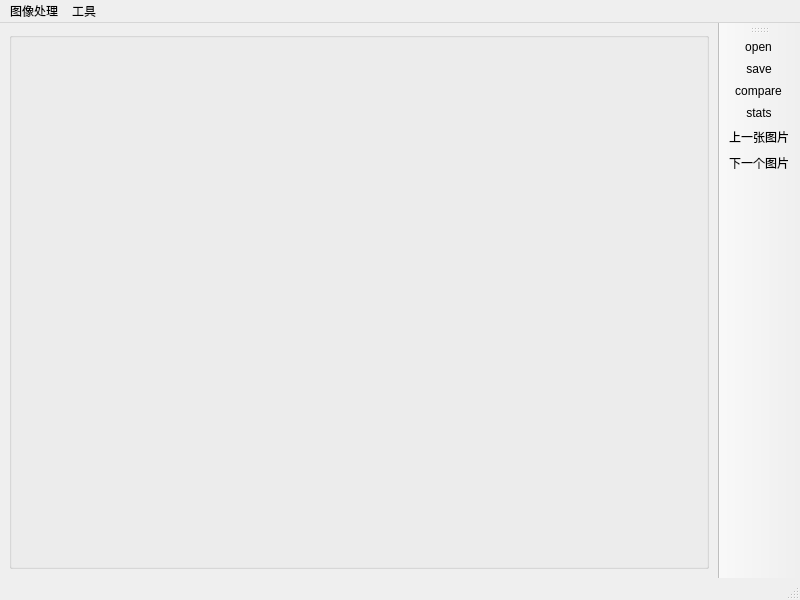
<?xml version="1.0" encoding="UTF-8"?>
<ui version="4.0">
 <class>ImageEditor</class>
 <widget class="QMainWindow" name="ImageEditor">
  <property name="geometry">
   <rect>
    <x>0</x>
    <y>0</y>
    <width>800</width>
    <height>600</height>
   </rect>
  </property>
  <property name="windowTitle">
   <string>图片处理工具</string>
  </property>
  <property name="windowIcon">
   <iconset resource="../../../components/resource.qrc">
    <normaloff>:/tool_icon/resource/main.png</normaloff>:/tool_icon/resource/main.png</iconset>
  </property>
  <property name="toolTip">
   <string/>
  </property>
  <property name="toolTipDuration">
   <number>-1</number>
  </property>
  <property name="animated">
   <bool>true</bool>
  </property>
  <property name="dockOptions">
   <set>QMainWindow::AllowTabbedDocks|QMainWindow::AnimatedDocks|QMainWindow::GroupedDragging|QMainWindow::VerticalTabs</set>
  </property>
  <widget class="QWidget" name="centralwidget">
   <layout class="QGridLayout" name="gridLayout_2">
    <item row="0" column="0">
     <widget class="QGroupBox" name="photo_title">
      <property name="title">
       <string/>
      </property>
      <layout class="QGridLayout" name="gridLayout_3">
       <item row="0" column="0">
        <layout class="QGridLayout" name="gridLayout"/>
       </item>
      </layout>
     </widget>
    </item>
   </layout>
  </widget>
  <widget class="QMenuBar" name="menubar">
   <property name="geometry">
    <rect>
     <x>0</x>
     <y>0</y>
     <width>800</width>
     <height>23</height>
    </rect>
   </property>
   <widget class="QMenu" name="menu_2">
    <property name="title">
     <string>图像处理</string>
    </property>
    <widget class="QMenu" name="blur">
     <property name="title">
      <string>滤波</string>
     </property>
     <addaction name="boxblur"/>
     <addaction name="guassian"/>
     <addaction name="medianblur"/>
     <addaction name="bilateralblur"/>
    </widget>
    <addaction name="blur"/>
   </widget>
   <widget class="QMenu" name="menu_3">
    <property name="title">
     <string>工具</string>
    </property>
    <addaction name="watermark"/>
   </widget>
   <addaction name="menu_2"/>
   <addaction name="menu_3"/>
  </widget>
  <widget class="QStatusBar" name="statusBar">
   <property name="mouseTracking">
    <bool>true</bool>
   </property>
  </widget>
  <widget class="QToolBar" name="toolBar">
   <property name="sizePolicy">
    <sizepolicy hsizetype="Fixed" vsizetype="Preferred">
     <horstretch>0</horstretch>
     <verstretch>0</verstretch>
    </sizepolicy>
   </property>
   <property name="windowTitle">
    <string>toolBar_2</string>
   </property>
   <property name="allowedAreas">
    <set>Qt::AllToolBarAreas</set>
   </property>
   <property name="orientation">
    <enum>Qt::Vertical</enum>
   </property>
   <attribute name="toolBarArea">
    <enum>RightToolBarArea</enum>
   </attribute>
   <attribute name="toolBarBreak">
    <bool>false</bool>
   </attribute>
   <addaction name="openimage"/>
   <addaction name="saveimage"/>
   <addaction name="compareimage"/>
   <addaction name="actionstats"/>
   <addaction name="prephoto"/>
   <addaction name="nextphoto"/>
  </widget>
  <action name="historgram">
   <property name="text">
    <string>直方图</string>
   </property>
  </action>
  <action name="statics">
   <property name="checkable">
    <bool>true</bool>
   </property>
   <property name="text">
    <string>统计信息</string>
   </property>
  </action>
  <action name="boxblur">
   <property name="text">
    <string>方框滤波</string>
   </property>
  </action>
  <action name="guassian">
   <property name="text">
    <string>高斯滤波</string>
   </property>
  </action>
  <action name="saveimage">
   <property name="icon">
    <iconset resource="../../../components/resource.qrc">
     <normaloff>:/tool_icon/resource/save_icon.png</normaloff>:/tool_icon/resource/save_icon.png</iconset>
   </property>
   <property name="text">
    <string>save</string>
   </property>
   <property name="shortcut">
    <string>Ctrl+S</string>
   </property>
  </action>
  <action name="medianblur">
   <property name="text">
    <string>中值滤波</string>
   </property>
   <property name="shortcutContext">
    <enum>Qt::WindowShortcut</enum>
   </property>
  </action>
  <action name="bilateralblur">
   <property name="text">
    <string>双边滤波</string>
   </property>
  </action>
  <action name="compareimage">
   <property name="icon">
    <iconset resource="../../../components/resource.qrc">
     <normaloff>:/tool_icon/resource/compare.png</normaloff>:/tool_icon/resource/compare.png</iconset>
   </property>
   <property name="text">
    <string>compare</string>
   </property>
   <property name="toolTip">
    <string>compare</string>
   </property>
  </action>
  <action name="openimage">
   <property name="icon">
    <iconset resource="../../../components/resource.qrc">
     <normaloff>:/tool_icon/resource/open.png</normaloff>:/tool_icon/resource/open.png</iconset>
   </property>
   <property name="text">
    <string>open</string>
   </property>
   <property name="toolTip">
    <string>open</string>
   </property>
  </action>
  <action name="actionstats">
   <property name="icon">
    <iconset resource="../../../components/resource.qrc">
     <normaloff>:/tool_icon/resource/stats.png</normaloff>:/tool_icon/resource/stats.png</iconset>
   </property>
   <property name="text">
    <string>stats</string>
   </property>
   <property name="toolTip">
    <string>统计信息</string>
   </property>
  </action>
  <action name="make_water">
   <property name="text">
    <string>制作水印</string>
   </property>
  </action>
  <action name="analysis_water">
   <property name="text">
    <string>解析水印</string>
   </property>
  </action>
  <action name="actionshui">
   <property name="text">
    <string>水印制作</string>
   </property>
  </action>
  <action name="watermark">
   <property name="text">
    <string>水印制作</string>
   </property>
  </action>
  <action name="nextphoto">
   <property name="icon">
    <iconset resource="../../../components/resource.qrc">
     <normaloff>:/tool_icon/resource/down.png</normaloff>:/tool_icon/resource/down.png</iconset>
   </property>
   <property name="text">
    <string>下一个图片</string>
   </property>
  </action>
  <action name="prephoto">
   <property name="icon">
    <iconset resource="../../../components/resource.qrc">
     <normaloff>:/tool_icon/resource/up.png</normaloff>:/tool_icon/resource/up.png</iconset>
   </property>
   <property name="text">
    <string>上一张图片</string>
   </property>
  </action>
 </widget>
 <resources>
  <include location="../../../components/resource.qrc"/>
 </resources>
 <connections/>
</ui>
